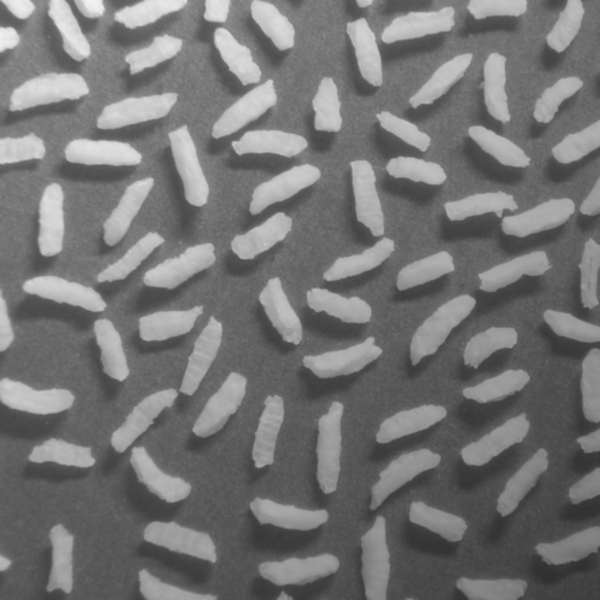
#> input picture ex4/rice-shaded.tif, 600 x 600 px
$ python ex4q1_im2025_my_compress.py rice-shaded.tif
#> lines starting #> are read from the running program, lines starting #| are printed output that depends on the picture; after the words box and inside, x2 and y2 are one past the last pixel; in counts of white or black regions, pixels touching at a corner belong together
"""
malek ahmad
324921345

in this question i did fft and fft shift and got the fourier transform then i wanted to takke the important data (i want a low pass mask) so i made a mask with white circle in it and
then multiply it with the fourier transform matrix and i got a mask with imaginary and real numbers so i saved them and saved the image shape
"""

import numpy as np
import cv2
import sys

if len(sys.argv) < 2:
    print("You need to write the image filename.")
    sys.exit(1)

img = cv2.imread(sys.argv[1], cv2.IMREAD_GRAYSCALE)
#> img is the input picture: shape (600, 600); min 47, max 243, mean 116.4

f = np.fft.fft2(img)
fshift = np.fft.fftshift(f)
rows, cols = img.shape
#> rows = 600; cols = 600
new_row, new_col = rows // 2, cols // 2
#> new_row = 300; new_col = 300
mask = np.zeros((rows, cols), dtype=np.float64)
radius = rows // 3
#> radius = 200
cv2.circle(mask, (new_col, new_row), radius, 1, thickness=-1)
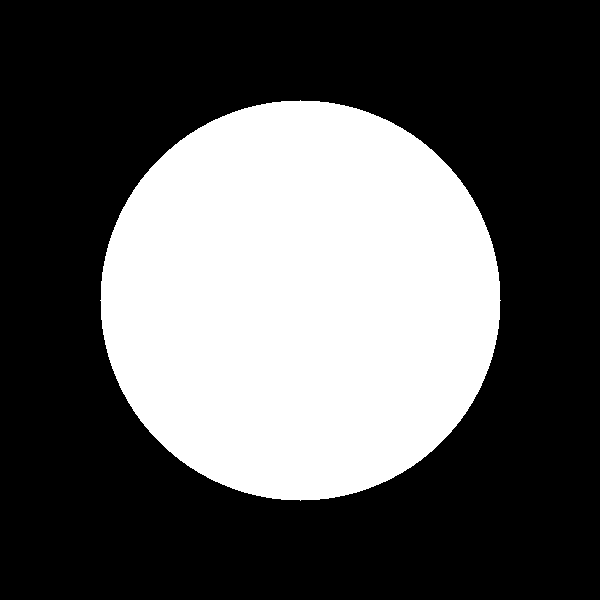
#> mask: shape (600, 600) float64; values 0 (black) and 1 (white), 34.9% white; 1 white region, box (x1, y1, x2, y2) and area: (100, 100, 501, 501) 125629
fshift_filtered = fshift * mask

with open('compressed_image.dat', 'wb') as f:
    np.save(f, np.array([rows, cols], dtype=np.uint32))
    np.save(f, np.real(fshift_filtered))
    np.save(f, np.imag(fshift_filtered))

$ run again, on ex4/cat.png
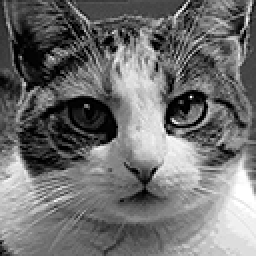
#> input picture ex4/cat.png, 128 x 128 px (shown 2 times larger)
#> img is the input picture: shape (128, 128); min 0, max 255, mean 112
#> `cv2.circle(mask, (new_col, new_row), radius, 1, thickness=-1)`:
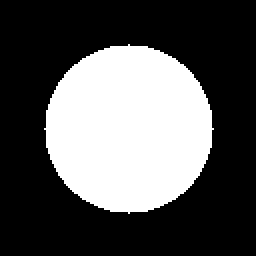
#> mask: shape (128, 128) float64 (shown 2 times larger); values 0 (black) and 1 (white), 33.7% white; 1 white region, box (x1, y1, x2, y2) and area: (22, 22, 107, 107) 5525

$ run again, on ex4/rice.png
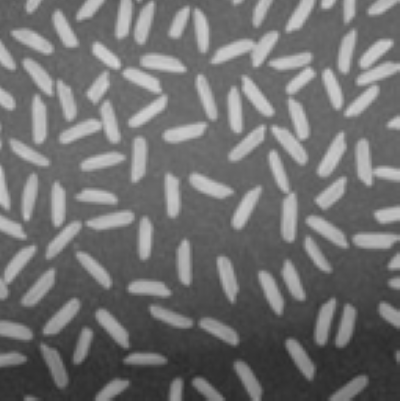
#> input picture ex4/rice.png, 400 x 401 px
#> img is the input picture: shape (401, 400); min 43, max 212, mean 112.6
#> `cv2.circle(mask, (new_col, new_row), radius, 1, thickness=-1)`:
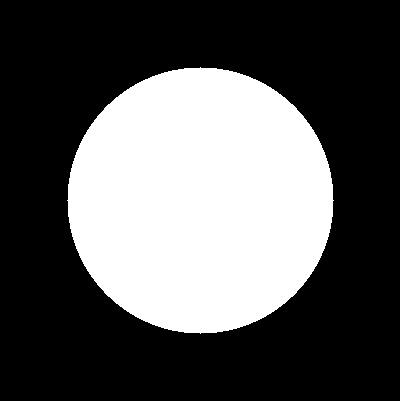
#> mask: shape (401, 400) float64; values 0 (black) and 1 (white), 34.6% white; 1 white region, box (x1, y1, x2, y2) and area: (67, 67, 334, 334) 55557
